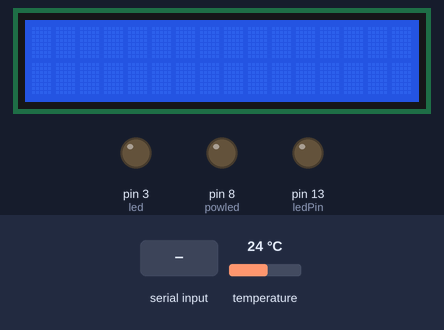
A sketch run on a simulated Arduino Uno, built with avr-gcc and run on an emulated ATmega328P. Parts: 16×2 character LCD, output pins drawn as LEDs (lit = HIGH). Inputs (shaded band) come from the test bench; at power-on: temperature 24 °C. What the sketch prints to the serial monitor is not drawn.

Above: at 4.2 s.
4.3 s: temperature set to 22.4 °C
At 9.1 s:
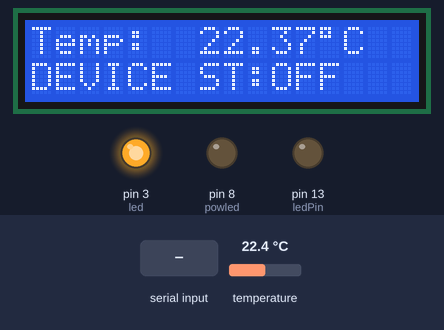
10.1 s: "-" received over Serial
At 14.7 s:
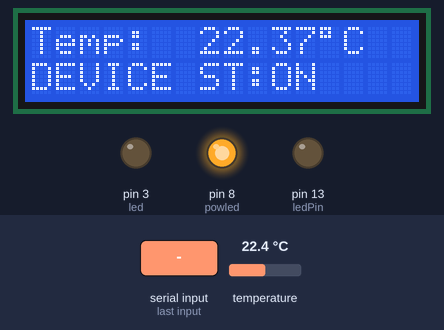
15.6 s: temperature set to 21.1 °C
At 20.2 s:
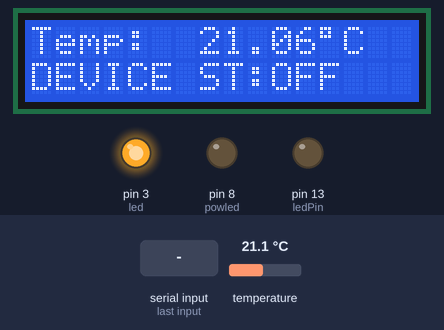
21.1 s: "z" received over Serial
At 25.8 s:
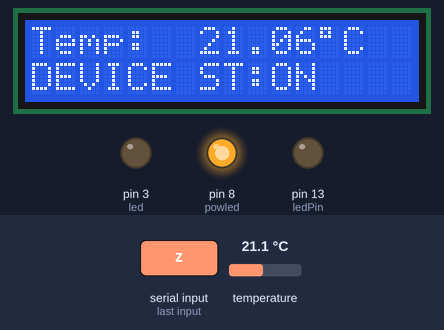
26.7 s: temperature set to 20.1 °C
At 31.4 s:
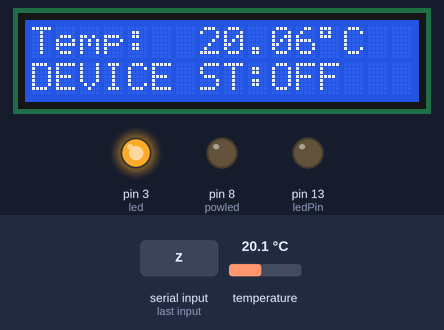
32.2 s: temperature set to 24 °C
At 37.0 s:
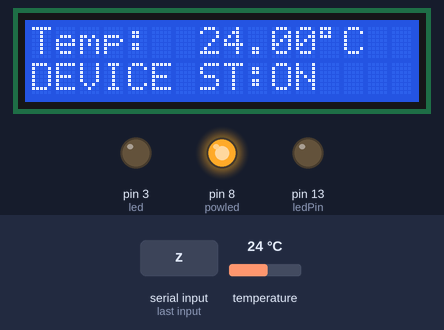
Timing chart, 0 to 38.5 s (numbered marks = the images above; inputs shaded):
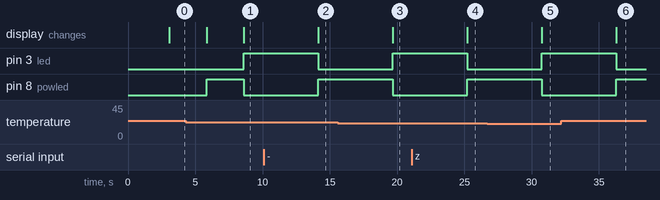

The sketch:

temp_control_via_serial.ino
```cpp
// (licence header left out)
#include<LiquidCrystal.h>
#include <DallasTemperature.h> //Library

//Pins initilization
int ONE_WIRE_BUS=2;

const int rs = 12, en = 11, d4 = A3, d5 = A2, d6 = A1, d7 = A0;
LiquidCrystal lcd(rs, en, d4, d5, d6, d7);
int powled= 8;
int led= 3;
int ledPin = 13;
// variable Setup
float dstemp;
int mintemp = 23; // default Min Temperature
int maxtemp = 29; // default Min Temperature


OneWire oneWire(ONE_WIRE_BUS);
DallasTemperature sensors(&oneWire);


/****************************************************void setup******************************************************************************/
void setup() {
   Serial.begin(9600);
     lcd.setCursor(0,0);
  lcd.print("Welcome");
  delay(3000);
  lcd.begin(16,2);
  sensors.begin();

pinMode(powled,OUTPUT);
 pinMode(led,OUTPUT);
 pinMode(ledPin, OUTPUT);

}
/**********************************************************************void loop***********************************/
void loop() {
  sensors.requestTemperatures();
 dstemp= (sensors.getTempCByIndex(0));
 delay(2000);

 lcd.setCursor(0,0);
 lcd.println("Temp:");
 lcd.print( dstemp );
  lcd.print((char)223);
  lcd.print("C");
  Serial.print( dstemp );
   Serial.println("Temp:");

//  lcd1.print(0, 0, "Temp= ");
  //lcd1.print( 5,0, dstemp );

/*************************************************************Logic**********************************************************/
 if ( dstemp >=mintemp && dstemp<= maxtemp){
      digitalWrite(powled,HIGH);
      digitalWrite(led,LOW);
      lcd.setCursor(0,1);
      lcd.print("DEVICE ST:");
      lcd.print("ON  ");
    //  lcd1.print(0, 1,"DEVICE ST:");
      //lcd1.print( 10 ,1 ,"ON  " );

      }
      else{

        digitalWrite(powled,LOW);
        digitalWrite(led,HIGH);
        lcd.setCursor(0,1);
        lcd.print("DEVICE ST:");
        lcd.print("OFF");
        //lcd1.print(0, 1,"DEVICE ST:");
        //lcd1.print( 10 ,1 ,"OFF" );


        }
/******************************************Serial Read*********************************************************************/
        if(Serial.available())
  {
    char temp = Serial.read();
    if(temp == '+' || temp == 'a'){
      mintemp += 1;
      Serial.println("mintemp");
      Serial.println(mintemp);}
    else if(temp == '-' || temp == 'z'){
      mintemp -= 1;
      Serial.println("mintemp");
      Serial.println(mintemp);}
    else if(temp == 's') {
      maxtemp += 1;
      Serial.println("maxtemp");
      Serial.println(maxtemp); }
    else if(temp == 'x') {
      maxtemp -= 1;
      Serial.println("maxtemp");
      Serial.println(maxtemp);

  }
}
}
```

Measured:
- the behaviour switches between 23 and 22.9 °C on temperature (found by bisection; images 0 and 1)
- the behaviour switches between 22 and 21.9 °C on temperature (found by bisection; images 2 and 3)
- the behaviour switches between 21 and 20.9 °C on temperature (found by bisection; images 4 and 5)
- after the input at 4.3 s, pin 3 (led): LOW → HIGH after 4.3 s; the display: first differs from a run without the input after 4.3 s (image 1)
- after the input at 10.1 s, pin 3 (led): HIGH → LOW after 4.1 s; pin 8 (powled): LOW → HIGH after 4.1 s; the display: changes after 4.1 s (image 2)
- after the input at 15.6 s, pin 3 (led): LOW → HIGH after 4.1 s; pin 8 (powled): HIGH → LOW after 4.1 s; the display: changes after 4.1 s (image 3)
- after the input at 21.1 s, pin 3 (led): HIGH → LOW after 4.1 s; pin 8 (powled): LOW → HIGH after 4.1 s; the display: changes after 4.1 s (image 4)
- after the input at 26.7 s, pin 3 (led): LOW → HIGH after 4.1 s; pin 8 (powled): HIGH → LOW after 4.1 s; the display: changes after 4.1 s (image 5)
- after the input at 32.2 s, pin 3 (led): HIGH → LOW after 4.1 s; pin 8 (powled): LOW → HIGH after 4.1 s; the display: changes after 4.1 s (image 6)
